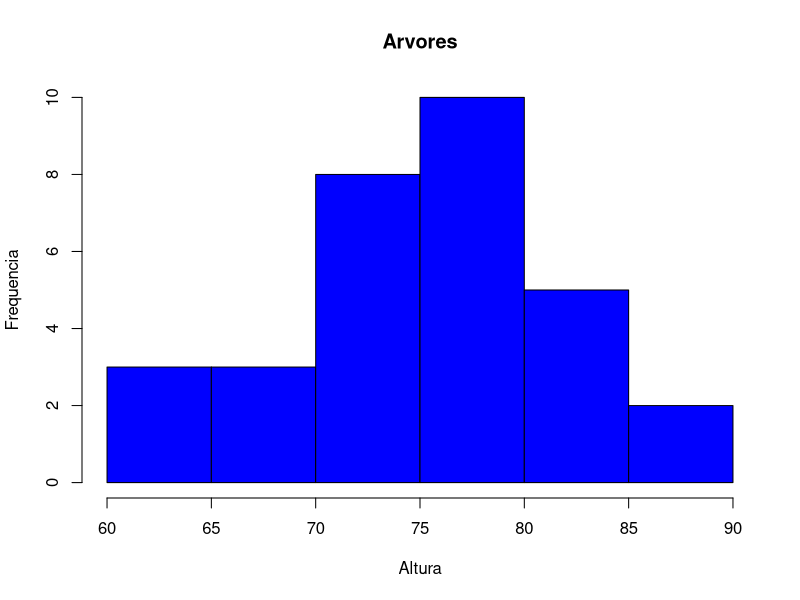
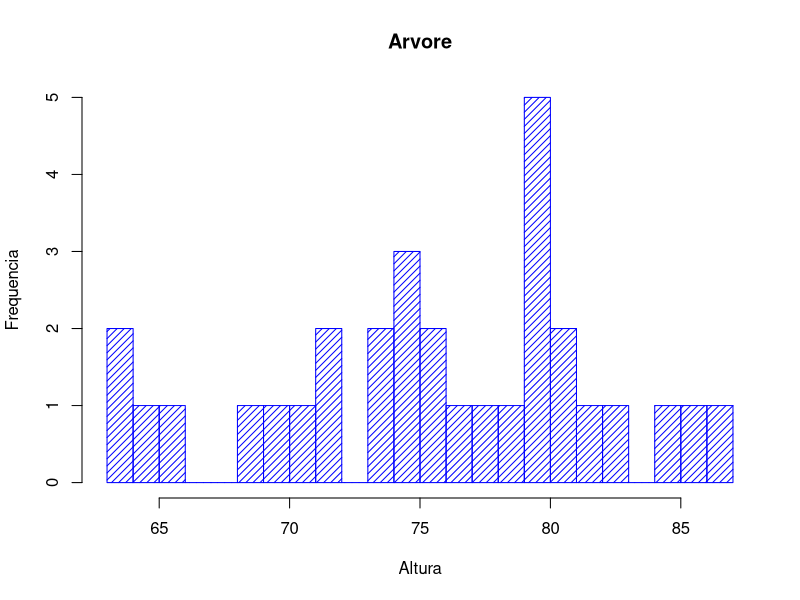

Source code (R) for these figures, in order:
trees

#hist(trees$Height)

hist(trees$Height,main="Arvores",ylab="Frequencia",xlab="Altura",col="blue")
hist(trees$Height,main = "Arvore",ylab="Frequencia",xlab="Altura",col="blue",density = 20,breaks = 20 )
